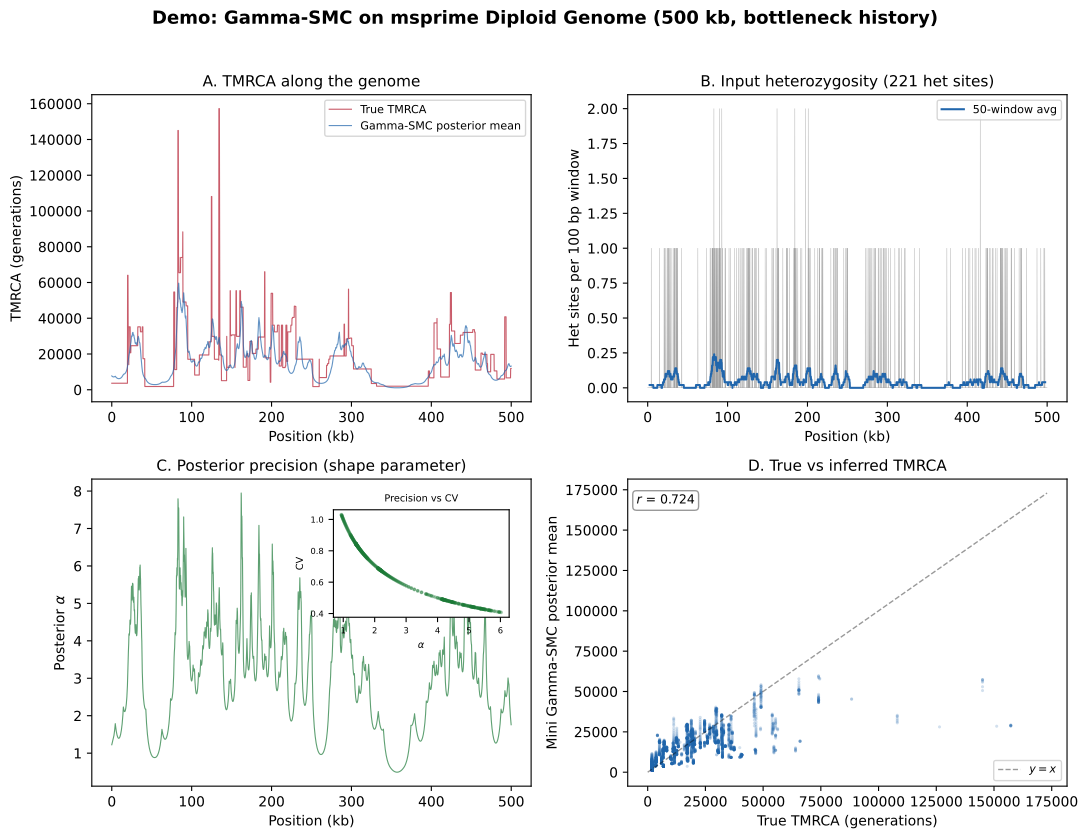

Python code for this plot:
"""
Demo: Gamma-SMC pairwise TMRCA inference on msprime-simulated data.

Simulates a diploid genome with msprime, extracts the heterozygosity
sequence, constructs a moderate-resolution canonical flow field, and runs
the mini Gamma-SMC forward-backward approximation.
"""

import matplotlib.pyplot as plt
import msprime
import numpy as np

from watchgen.mini_gamma_smc import (
    FlowField,
    compute_flow_at_point,
    gamma_smc_posterior,
)

plt.rcParams.update({
    "font.size": 10, "axes.titlesize": 11, "axes.labelsize": 10,
    "figure.dpi": 150, "font.family": "sans-serif",
})

np.random.seed(2024)

# ── Simulate diploid genome with msprime ────────────────────────
Ne = 10_000
mu = 1.25e-8
rho = 1e-8
L = 500_000  # 500 kb

# Simulate with bottleneck
demo = msprime.Demography()
demo.add_population(initial_size=Ne)
demo.add_population_parameters_change(time=500, initial_size=2_000)
demo.add_population_parameters_change(time=2_000, initial_size=Ne)

ts = msprime.sim_ancestry(
    samples=1, demography=demo, sequence_length=L,
    recombination_rate=rho, random_seed=2024,
)
ts = msprime.sim_mutations(ts, rate=mu, random_seed=2024)

# Extract heterozygosity sequence (0=hom, 1=het at each bp)
het_positions = set()
for var in ts.variants():
    geno = var.genotypes
    if geno[0] != geno[1]:
        het_positions.add(int(var.position))

# Create observation sequence binned into windows
window_size = 100  # bp per window
n_windows = int(L / window_size)
observations = np.zeros(n_windows, dtype=int)
for pos in het_positions:
    win_idx = min(int(pos / window_size), n_windows - 1)
    observations[win_idx] += 1

# ── Run Gamma-SMC forward pass ──────────────────────────────────
# Rates use coalescent time units, where one unit is 2*Ne generations.
theta_win = 4 * Ne * mu * window_size
rho_win = 4 * Ne * rho * window_size

# Build a compact teaching grid. The official distributed grid is denser and
# was generated with Arb ball arithmetic; see the chapter discussion.
l_mu_grid = np.linspace(-1.2, 1.2, 25)
l_C_grid = np.linspace(-0.8, 0.0, 18)
delta_l_mu = np.empty((len(l_mu_grid), len(l_C_grid)))
delta_l_C = np.empty_like(delta_l_mu)
for i, l_mu in enumerate(l_mu_grid):
    for j, l_C in enumerate(l_C_grid):
        delta_l_mu[i, j], delta_l_C[i, j] = compute_flow_at_point(
            l_mu, l_C, n_eval=300
        )
flow_field = FlowField(l_mu_grid, l_C_grid, delta_l_mu, delta_l_C)

alphas, betas = gamma_smc_posterior(
    observations, theta_win, rho_win, flow_field
)
means = (alphas / betas) * (2 * Ne)
variances = (alphas / betas**2) * (2 * Ne) ** 2

# True TMRCA from tree sequence
true_tmrca = np.zeros(n_windows)
for tree in ts.trees():
    start_win = int(tree.interval[0] / window_size)
    end_win = min(int(tree.interval[1] / window_size), n_windows)
    root = tree.roots[0] if tree.num_roots > 0 else None
    if root is not None:
        tmrca = tree.time(root)
        true_tmrca[start_win:end_win] = tmrca

# ── Figure ──────────────────────────────────────────────────────
fig, axes = plt.subplots(2, 2, figsize=(11, 8.5))
fig.suptitle(
    "Demo: Gamma-SMC on msprime Diploid Genome (500 kb, bottleneck history)",
    fontsize=13, fontweight="bold", y=0.98,
)

# Panel A: True TMRCA along genome
ax = axes[0, 0]
positions_kb = np.arange(n_windows) * window_size / 1000
ax.plot(positions_kb, true_tmrca, color="#B2182B", lw=0.8, alpha=0.7,
        label="True TMRCA")
ax.plot(positions_kb, means, color="#2166AC", lw=0.8, alpha=0.7,
        label="Gamma-SMC posterior mean")
ax.set_xlabel("Position (kb)")
ax.set_ylabel("TMRCA (generations)")
ax.set_title("A. TMRCA along the genome")
ax.legend(fontsize=8)

# Panel B: Heterozygosity track
ax = axes[0, 1]
ax.plot(positions_kb, observations, color="#636363", lw=0.3, alpha=0.6)
# Smoothed
window_smooth = 50
het_smooth = np.convolve(observations.astype(float),
                         np.ones(window_smooth)/window_smooth, mode="valid")
ax.plot(positions_kb[window_smooth//2:window_smooth//2+len(het_smooth)],
        het_smooth, color="#2166AC", lw=1.5, label=f"{window_smooth}-window avg")
ax.set_xlabel("Position (kb)")
ax.set_ylabel(f"Het sites per {window_size} bp window")
ax.set_title(f"B. Input heterozygosity ({len(het_positions)} het sites)")
ax.legend(fontsize=8)

# Panel C: Posterior confidence (alpha parameter)
ax = axes[1, 0]
ax.plot(positions_kb, alphas, color="#1B7837", lw=0.8, alpha=0.7)
ax.set_xlabel("Position (kb)")
ax.set_ylabel("Posterior $\\alpha$")
ax.set_title("C. Posterior precision (shape parameter)")

# Inset: relationship between alpha and CI width
ax_in = ax.inset_axes([0.55, 0.55, 0.4, 0.35])
posterior_cvs = np.sqrt(variances) / (means + 1e-10)
ax_in.scatter(alphas[:500], posterior_cvs[:500], s=3, alpha=0.3,
              color="#1B7837")
ax_in.set_xlabel("$\\alpha$", fontsize=7)
ax_in.set_ylabel("CV", fontsize=7)
ax_in.set_title("Precision vs CV", fontsize=7)
ax_in.tick_params(labelsize=6)

# Panel D: True vs inferred TMRCA scatter
ax = axes[1, 1]
ax.scatter(true_tmrca, means, s=5, alpha=0.2, color="#2166AC",
           edgecolors="none")
max_val = max(true_tmrca.max(), means.max()) * 1.1
ax.plot([0, max_val], [0, max_val], "k--", lw=1, alpha=0.4, label="$y=x$")
ax.set_xlabel("True TMRCA (generations)")
ax.set_ylabel("Mini Gamma-SMC posterior mean")
ax.set_title("D. True vs inferred TMRCA")
corr = np.corrcoef(true_tmrca, means)[0, 1]
ax.text(0.02, 0.95, f"$r$ = {corr:.3f}",
        transform=ax.transAxes, fontsize=9, va="top",
        bbox={"boxstyle": "round,pad=0.3", "fc": "white", "ec": "gray",
              "alpha": 0.8})
ax.legend(fontsize=8)

plt.tight_layout(rect=[0, 0, 1, 0.96])
plt.savefig("figures/fig_demo_gamma_smc.png", dpi=150, bbox_inches="tight")
plt.savefig("figures/fig_demo_gamma_smc.pdf", bbox_inches="tight")
print("Saved figures/fig_demo_gamma_smc.png")
